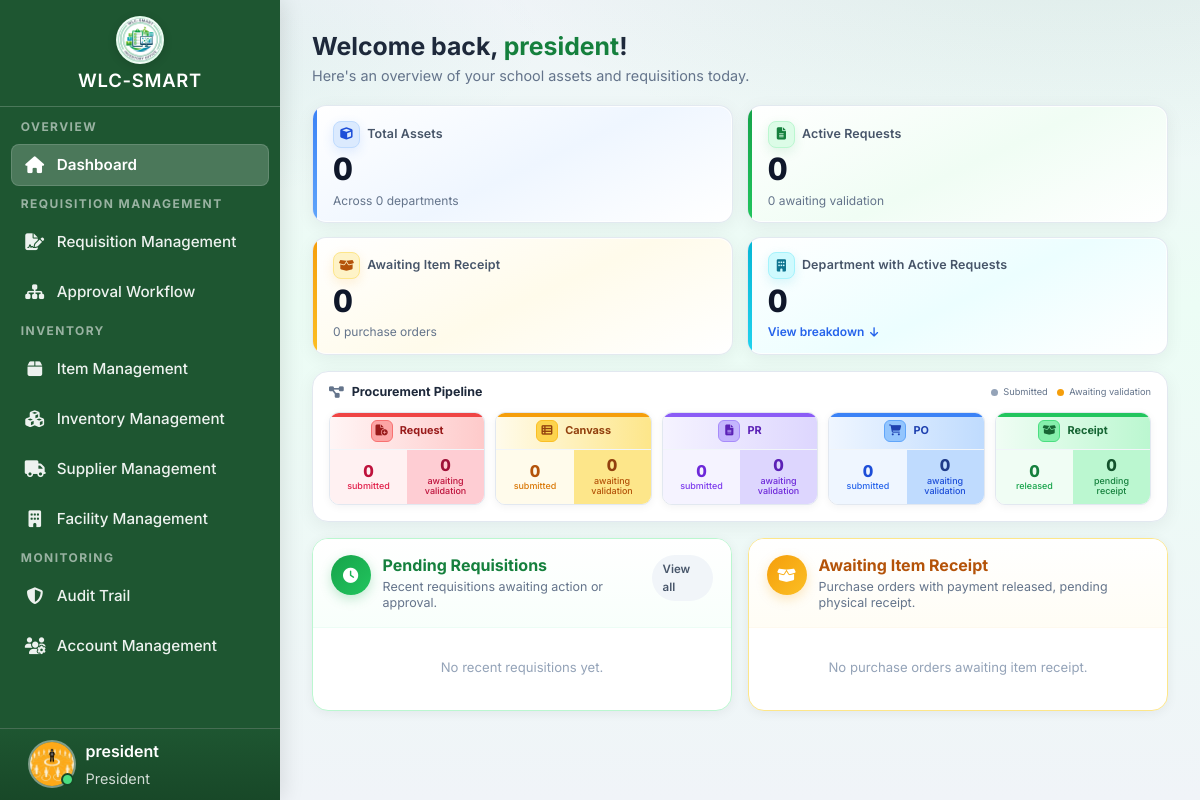
The page /public/pages/dashboard.php (signed in) on the database as committed earlier.
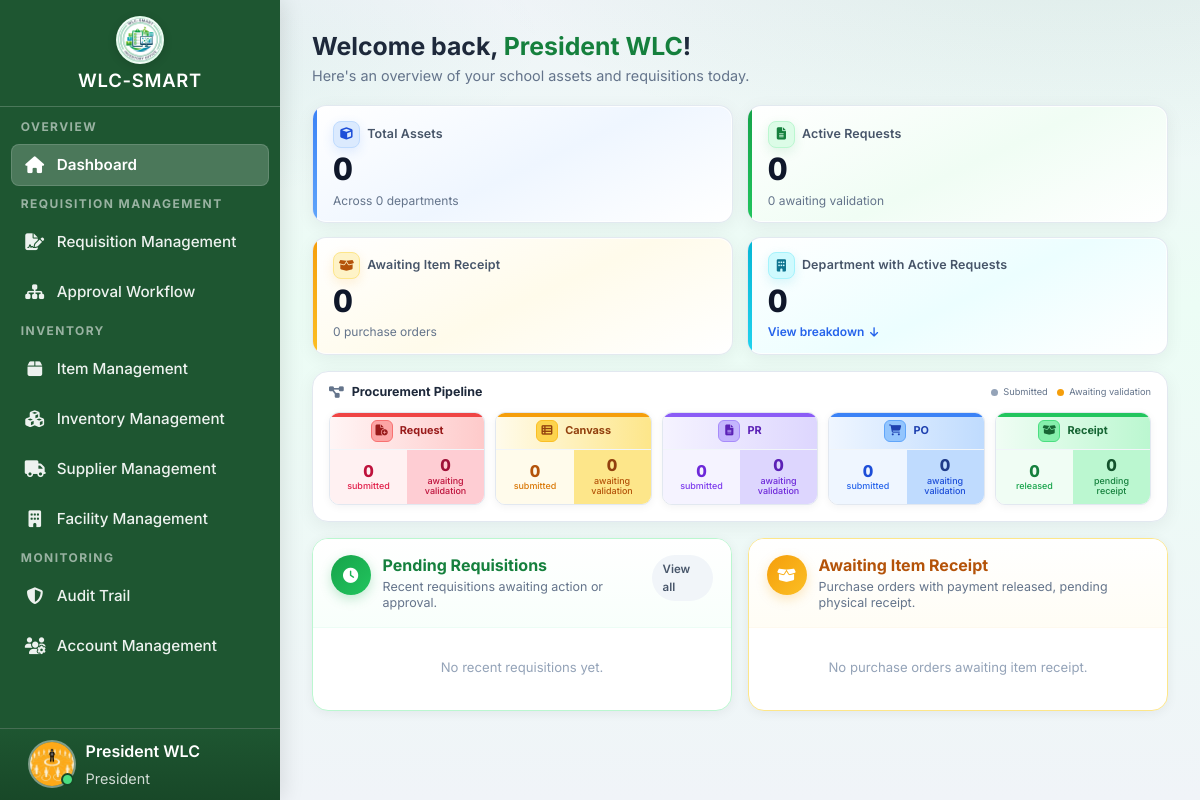
The same page on the database as committed later.
### tables this page shows
CREATE TABLE `user` (
  `user_id` int(11) NOT NULL,
  `Email` varchar(191) NOT NULL COMMENT 'Login email (kept as Email for backward compatibility)',
  `password` varchar(255) NOT NULL COMMENT 'Store hashed password (bcrypt/argon2)',
  `role` enum('Inventory Manager','Dean','Laboratory Manager','Comptroller','President','Employee','User','GSD officer') NOT NULL DEFAULT 'User',
  `failed_attempts` tinyint(3) UNSIGNED NOT NULL DEFAULT 0 COMMENT 'Failed login counter',
  `lock_time` datetime DEFAULT NULL COMMENT 'When account lock was triggered',
  `created_at` datetime NOT NULL DEFAULT current_timestamp() COMMENT 'Record creation timestamp',
  `updated_at` datetime NOT NULL DEFAULT current_timestamp() ON UPDATE current_timestamp() COMMENT 'Last profile/account update',
  `deleted_at` datetime DEFAULT NULL COMMENT 'Soft-delete timestamp',
  `office_id` int(11) DEFAULT NULL,
  `photo_url` varchar(500) DEFAULT NULL COMMENT 'Profile photo URL/path',
  `full_name` varchar(150) DEFAULT NULL COMMENT 'User full name for profile/UI',
  `contact_number` varchar(20) DEFAULT NULL COMMENT 'Mobile/telephone number',
  `has_consented` tinyint(1) NOT NULL DEFAULT 0 COMMENT 'Accepted Privacy Notice + T&C',
  `consent_version` varchar(10) DEFAULT NULL COMMENT 'Policy version accepted (e.g., 2026-01)',
  `consent_date` datetime DEFAULT NULL COMMENT 'When consent was given',
  `last_login` datetime DEFAULT NULL COMMENT 'Most recent successful login',
  `account_status` enum('active','disabled','locked') NOT NULL DEFAULT 'active' COMMENT 'Account lifecycle state',
  `password_updated_at` datetime DEFAULT NULL COMMENT 'Last password change date',
  `remember_token` varchar(255) DEFAULT NULL COMMENT 'Persistent-login/session token hash'
);

### public/pages/dashboard.php (the view, shortened to what the changed rows need)
<?php
$db = Database::connect();
$stmt = $db->prepare("SELECT * FROM user WHERE user_id = ?");
$stmt->execute([$_SESSION['user_id']]);
$user = $stmt->fetch(PDO::FETCH_ASSOC);
$username = trim((string)($user['full_name'] ?? ''));
if ($username === '') {
    $username = explode('@', (string)($user['Email'] ?? ''))[0] ?? 'User';
}
?>
<!DOCTYPE html>
<html lang="en">
<head>
    <link rel="stylesheet" href="../assets/css/dashboard.css?v=wlc37">
    <link rel="stylesheet" href="../assets/css/loading.css">
    <link rel="stylesheet" href="https://cdnjs.cloudflare.com/ajax/libs/font-awesome/6.5.0/css/all.min.css">
</head>
<body>
<?php $imActivePage = 'dashboard.php'; require __DIR__ . '/partials/inventory_manager_sidebar.php'; ?>
<main class="main-content dashboard-home">
    <section class="dashboard-welcome">
        <h1 class="dashboard-welcome__title">Welcome back, <span class="dashboard-welcome__name"><?= htmlspecialchars($username) ?></span>!</h1>
    </section>
    <section class="dashboard-panel dashboard-panel--pipeline" aria-label="Procurement pipeline">
        <header class="dashboard-panel__head">
            <h2 class="dashboard-panel__title"><i class="fas fa-diagram-project" aria-hidden="true"></i> Procurement Pipeline</h2>
        </header>
    </section>
    <div class="dashboard-tables-split">
        <section class="dashboard-panel-card dashboard-panel-card--recent" aria-label="Pending requisitions">
            <header class="dashboard-panel-card__header">
                <div class="dashboard-panel-card__header-main">
                    <div class="dashboard-panel-card__header-text">
                        <h2 class="dashboard-panel-card__title">Pending Requisitions</h2>
                    </div>
                </div>
            </header>
        </section>
        <section class="dashboard-panel-card dashboard-panel-card--awaiting" aria-label="Awaiting item receipt">
            <header class="dashboard-panel-card__header">
                <div class="dashboard-panel-card__header-main">
                    <div class="dashboard-panel-card__header-text">
                        <h2 class="dashboard-panel-card__title">Awaiting Item Receipt</h2>
                    </div>
                </div>
            </header>
        </section>
    </div>
</main>
</body>
</html>

### public/pages/partials/inventory_manager_sidebar.php (shortened to what the changed rows need)
<?php
$imUser = $user ?? $sidebarUser ?? [];
$imDisplayName = trim((string)($imUser['full_name'] ?? ''));
if ($imDisplayName === '') {
    $imDisplayName = explode('@', (string)($imUser['Email'] ?? ''))[0] ?? 'User';
}
$imInitialSeed = $imDisplayName !== '' ? $imDisplayName : (string)($imUser['Email'] ?? 'U');
$imInitials = strtoupper(substr($imInitialSeed, 0, 1));
$imRoleLabel = ucfirst((string)($imUser['role'] ?? 'User'));
?>
<aside class="sidebar" id="sidebar">
    <div class="sidebar-footer">
        <div class="user-profile">
            <div class="user-avatar">
                <?php if (!empty($imUser['photo_url'])): ?>
                    <img src="../<?php echo htmlspecialchars((string)$imUser['photo_url']); ?>" alt="Profile Photo" class="user-avatar-img">
                <?php else: ?>
                    <div class="user-avatar-initials"><?php echo htmlspecialchars($imInitials); ?></div>
                <?php endif; ?>
                <span class="status-dot" title="Online" aria-label="Online"></span>
            </div>
            <div class="user-details">
                <h4><?php echo htmlspecialchars($imDisplayName); ?></h4>
                <p class="user-role"><?php echo htmlspecialchars($imRoleLabel); ?></p>
            </div>
        </div>
    </div>
</aside>

Rows that differ between the two databases and show on the page:
changed user "President": full_name "president" → "President WLC"
